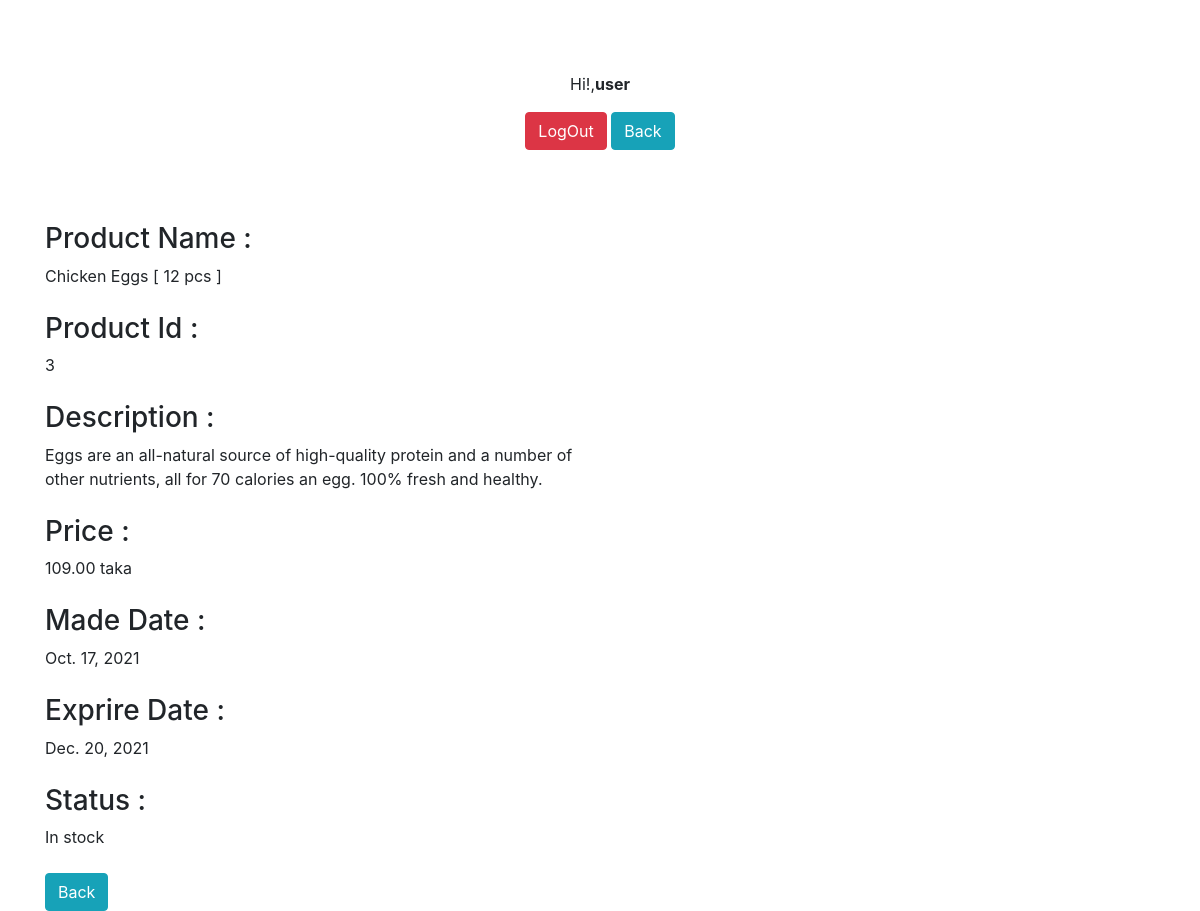
/preview/3 (signed in), run on the app's committed database.
### shop/models.py (models this page shows, shortened)
class Product(models.Model):
    id = models.AutoField
    productName = models.CharField(max_length=60)
    productDescription = models.CharField(max_length=250)
    price = models.DecimalField(max_digits=5, decimal_places=2)
    tk = 'taka'
    rp = 'rupe'
    Currency = [
        (tk, 'taka'),
        (rp, 'rupe')
    ]
    currency = models.CharField(max_length=6, choices=Currency, default=tk,)
    madeDate = models.DateField()
    expireDate = models.DateField()
    IS = 'In stock'
    OS = 'Out of stock'
    Status_Of_Product = [
        (IS, 'In stock'),
        (OS, 'Out of stock'),
    ]
    status_of_product = models.CharField(
        max_length=15,
        choices=Status_Of_Product,
        default=IS,
    )
    view = models.IntegerField(default=0)

### shop/views.py (the view)
# urls.py: path("preview/<int:product_id>", views.product_preview, name="preview_page"),
@login_required(login_url="/login")
def product_preview(request, product_id):
    product_details = Product.objects.filter(id=product_id)
    """If any one previews the details of any product, the product view will increase """
    product_view = Product.objects.filter(id=product_id).first()
    product_view.view = product_view.view+1
    product_view.save()
    return render(request, "shop/productView.html", {"product_details": product_details[0]})

### shop/templates/shop/productView.html (shortened to what this page needs)
{% load static %}
<!DOCTYPE html>
<html lang="en">
<head>
  <link rel="stylesheet" href="https://stackpath.bootstrapcdn.com/bootstrap/4.4.1/css/bootstrap.min.css"
 />
</head>
<body>
  <br>
  <br>
  <br>
  <center>
    {% if user.is_authenticated %}
    <p class="grettings">Hi!,<b>{{user.username}}</b></p>
    <a class=" btn btn-danger btnText reg  my-sm-0 col-sm-0" href="/logout">LogOut</a>
    <a class=" btn btn-info btnText reg  my-sm-0 col-sm-0" href="/">Back</a>
    {% endif %}
  </center>
  <br>
  <br>
  <div class="container">
    <div class="row">
      <div class="col-md-6">
        <br />
        <h3>Product Name : </h3>{{product_details.productName}}
        <br /><br />
        <h3>Product Id : </h3>{{product_details.id}}
        <br /><br />
        <h3>Description : </h3>{{product_details.productDescription}}
        <br /><br />
        <h3>Price : </h3>{{product_details.price}} {{product_details.currency}}
        <br /><br />
        <h3>Made Date : </h3>{{product_details.madeDate}}
        <br /><br />
        <h3>Exprire Date : </h3>{{product_details.expireDate}}
        <br /><br />
        <h3>Status : </h3>{{product_details.status_of_product}}
      </div>
    </div>
    <br>
    <a class=" btn btn-info btnText reg  my-sm-0 col-sm-0" href="/">Back</a>
  </div>
</body>
</html>

### data on the page
Product: productName "Chicken Eggs [ 12 pcs ]", id "3", productDescription "Eggs are an all-natural source of high-quality protein and a number of other nutrients, all for 70 calories an egg. 100% fresh and healthy.", price "109.00", currency "taka", madeDate "Oct. 17, 2021", expireDate "Dec. 20, 2021", status_of_product "In stock"

### other printed values
{{ user.username }} "user"
